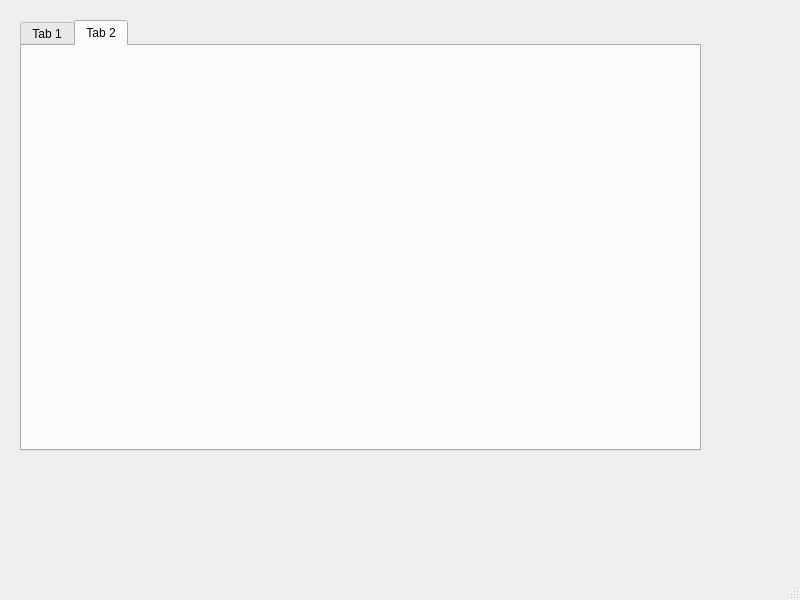
<?xml version="1.0" encoding="UTF-8"?>
<ui version="4.0">
 <class>MainWindow</class>
 <widget class="QMainWindow" name="MainWindow">
  <property name="geometry">
   <rect>
    <x>0</x>
    <y>0</y>
    <width>800</width>
    <height>600</height>
   </rect>
  </property>
  <property name="windowTitle">
   <string>MainWindow</string>
  </property>
  <widget class="QWidget" name="centralwidget">
   <widget class="QTabWidget" name="tabWidget">
    <property name="geometry">
     <rect>
      <x>20</x>
      <y>20</y>
      <width>681</width>
      <height>431</height>
     </rect>
    </property>
    <property name="currentIndex">
     <number>1</number>
    </property>
    <widget class="QWidget" name="tabForJournals">
     <attribute name="title">
      <string>Tab 1</string>
     </attribute>
    </widget>
    <widget class="QWidget" name="tab_2">
     <attribute name="title">
      <string>Tab 2</string>
     </attribute>
    </widget>
   </widget>
  </widget>
  <widget class="QMenuBar" name="menubar">
   <property name="geometry">
    <rect>
     <x>0</x>
     <y>0</y>
     <width>800</width>
     <height>25</height>
    </rect>
   </property>
  </widget>
  <widget class="QStatusBar" name="statusbar"/>
 </widget>
 <resources/>
 <connections/>
</ui>
